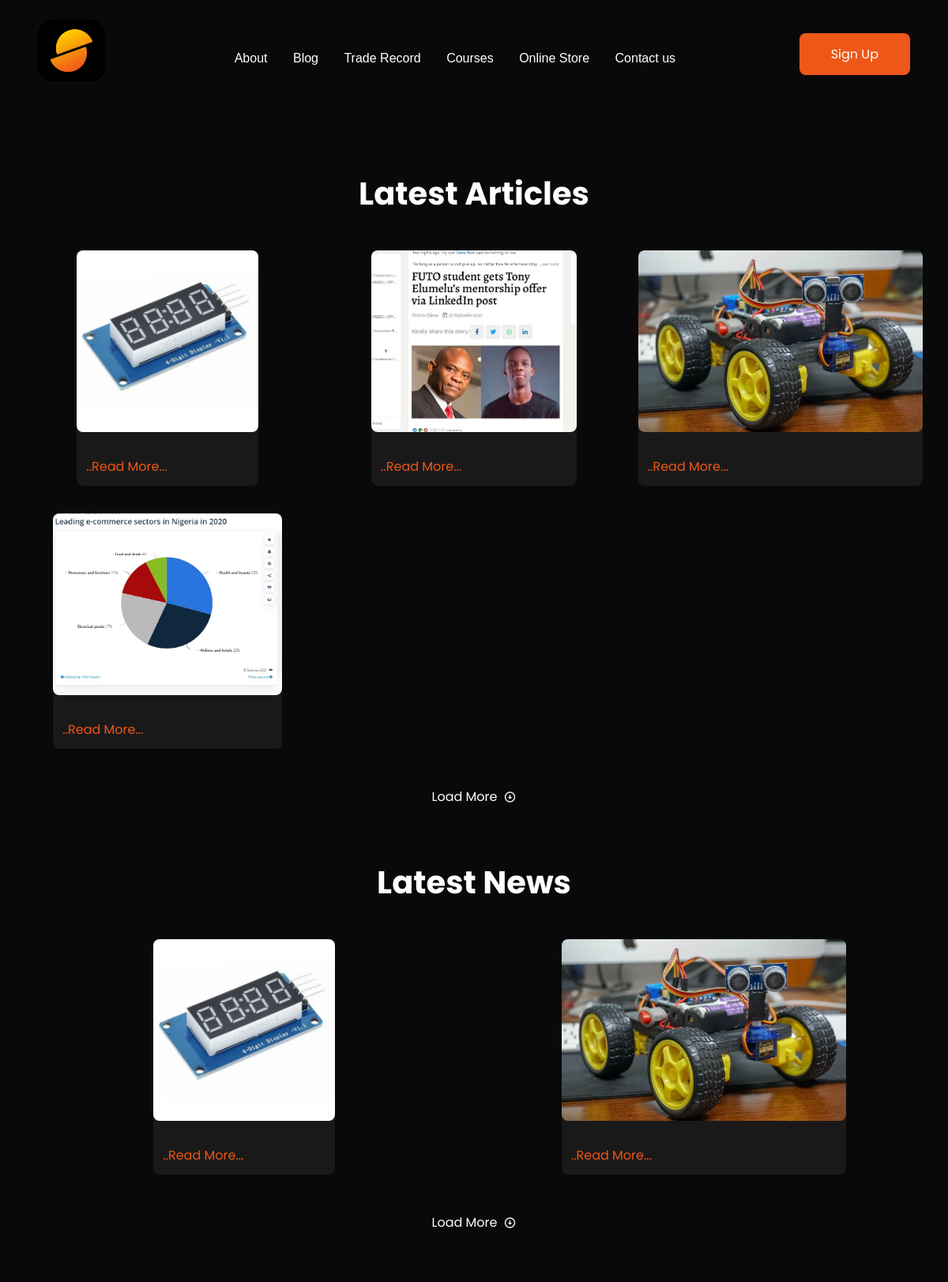
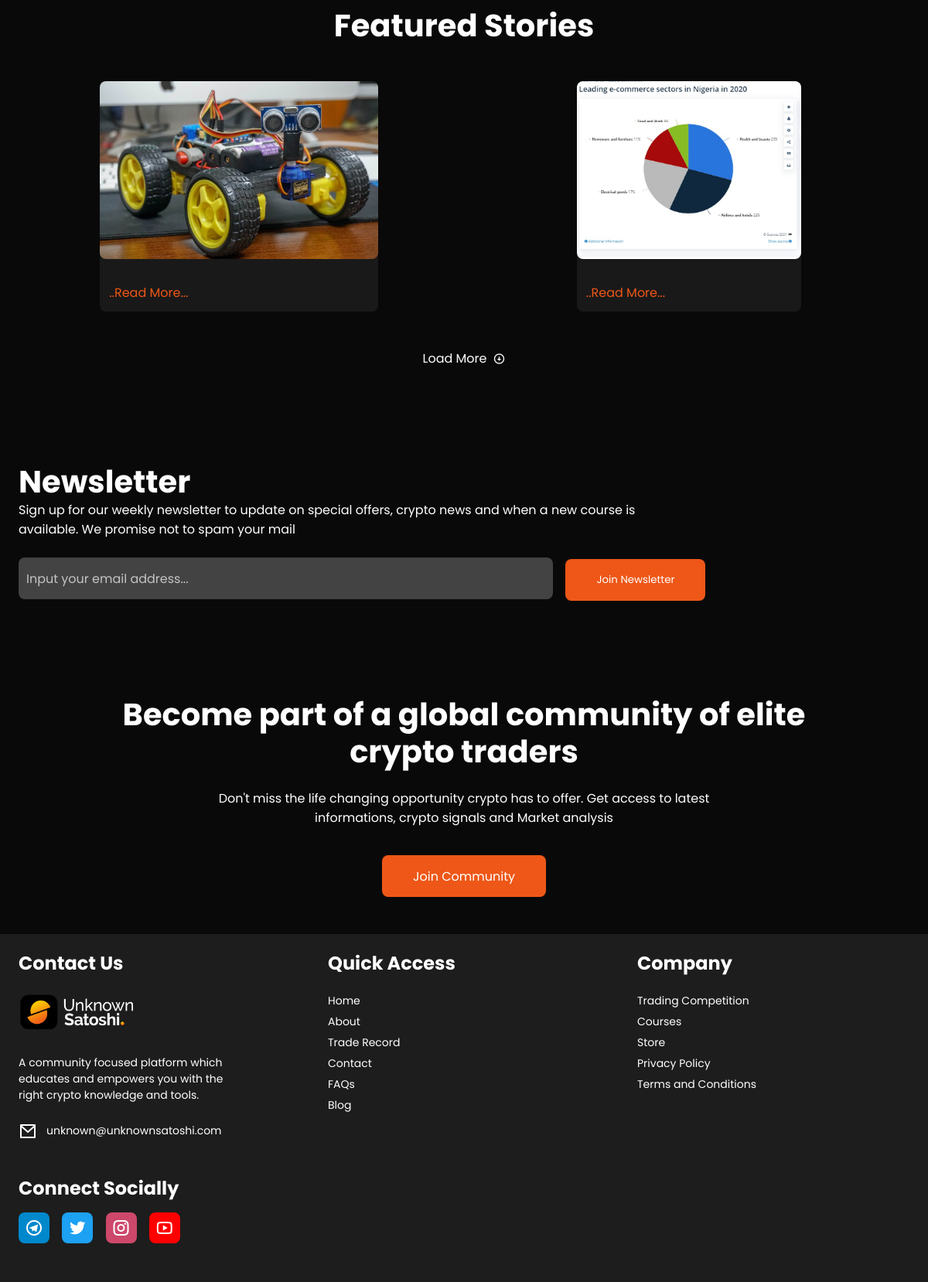
The page /blog/ on the database as committed earlier (2 pictures, top to bottom).
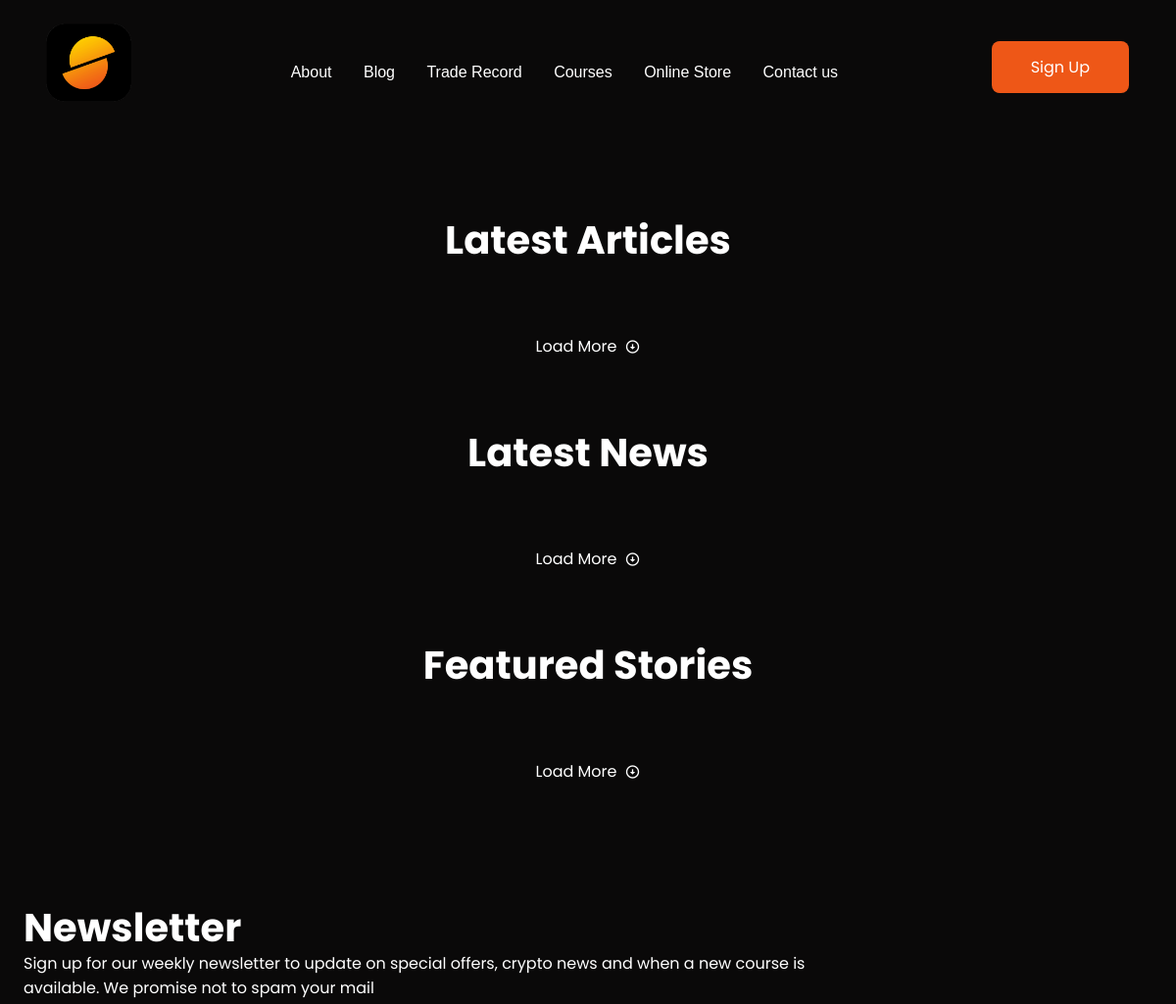
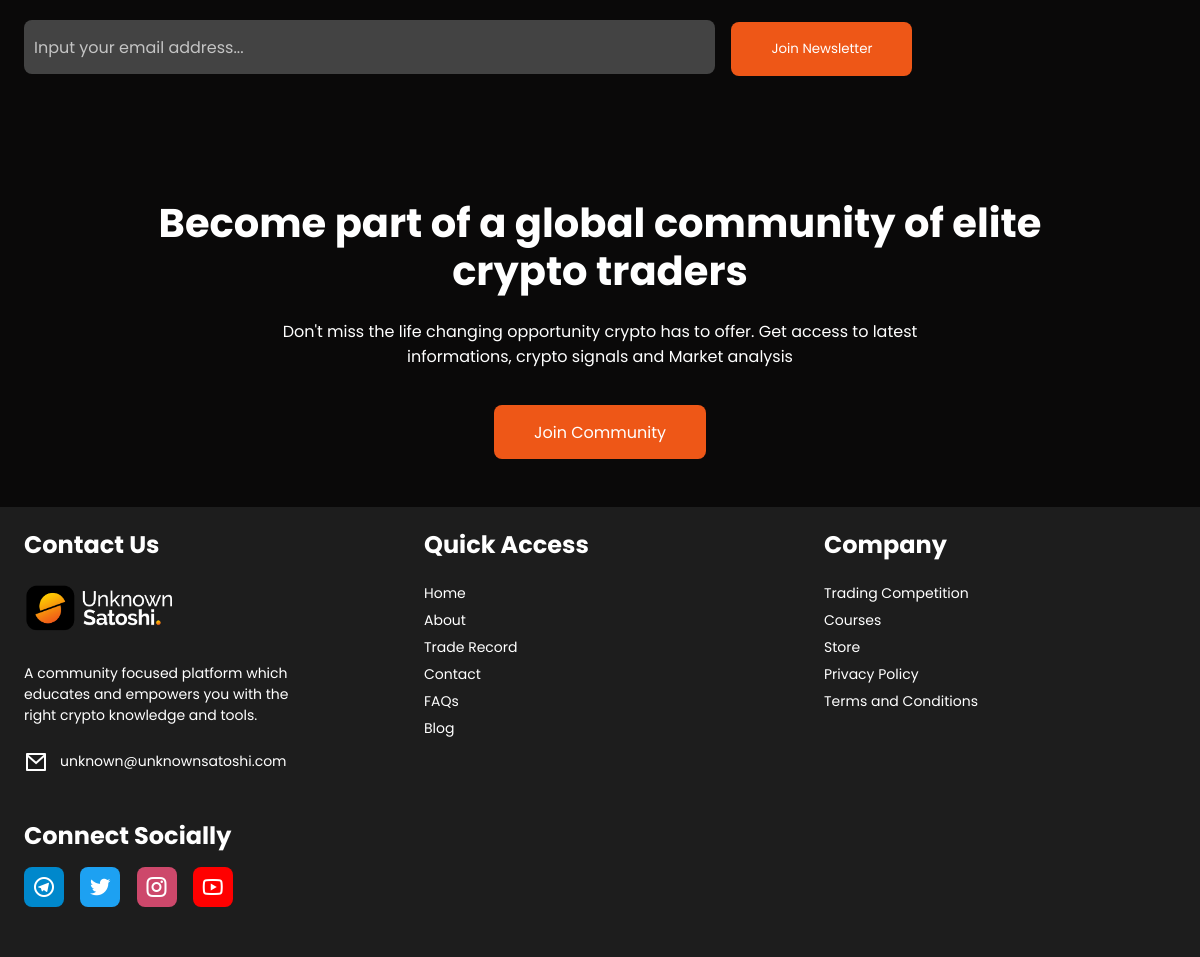
The same page on the database as committed later (2 pictures, top to bottom).
### cms/models.py (models this page shows, shortened)
class Blog(models.Model):
    title = models.CharField(max_length=200)
    slug = models.SlugField(blank=False, null=False)
    author = models.ForeignKey(User, on_delete=models.CASCADE, default=True)
    post = models.TextField()
    featured_stories = models.BooleanField(default=False)
    latest_news = models.BooleanField(default=False)
    latest_articles = models.BooleanField(default=False)
    featured_image = models.ImageField(null=True, blank=True, default="default.png")
    premium = models.BooleanField(default=False)
    id = models.UUIDField(default=uuid.uuid4, unique=True, primary_key=True, editable=False)
    def snippet(self):
        return self.post[:150]
    def get_absolute_url(self):
        return reverse("blog-detail", kwargs={"pk": self.pk})

### cms/views.py (the view)
# urls.py: path('blog/', views.blog, name='blog'),
def blog(request):
    template_name = 'cms/blog.html'
    blogs = Blog.objects.all()
    featured_story =Blog.objects.filter(featured_stories=True)
    latest_new =Blog.objects.filter(latest_news=True)
    latest_article =Blog.objects.filter(latest_articles=True)
    context = {
        'blogs':blogs,
        'featured_story':featured_story,
        'latest_new':latest_new,
        'latest_article':latest_article,
    }
    return render(request, template_name, context)

### cms/templates/cms/blog.html (shortened to what the changed rows need)
<!DOCTYPE html>
{% load static %}
<html lang="en">
<head>
    <link rel="stylesheet" type="text/css" href="{% static 'css/style.css' %}" />
    <link rel="stylesheet" type="text/css" href="https://cdnjs.cloudflare.com/ajax/libs/OwlCarousel2/2.2.1/assets/owl.carousel.min.css">
	<link rel="stylesheet" type="text/css" href="https://cdnjs.cloudflare.com/ajax/libs/OwlCarousel2/2.2.1/assets/owl.theme.default.min.css">
	<link href="https://cdn.jsdelivr.net/npm/remixicon@2.5.0/fonts/remixicon.css" rel="stylesheet">
</head>
<body>
	<div class="page-wrapper">
		<br>
        <section class="blog-post__section">
            <main class="article-section">
                <h2>Latest Articles</h2>
                <div class="blog-post__container">
                   {% for blog in latest_article %}
                    <div class="blog-post__card">
                        <a href="{{blog.get_absolute_url}}">
                            <img src="{{blog.featured_image.url }}" alt="demo image">
                            <div class="text-container">
                                <p>{{blog.snippet}}<a style="color: #EE5717;" href="{% url 'blog-detail' blog.pk%}">..Read More...</a></p>
                            </div>
                        </a>
                    </div>
                    {% endfor %}
            </main>
            <main class="news-section">
                <h2>Latest News</h2>
                <div class="blog-post__container">
                    {% for blog in latest_new %}
                    <div class="blog-post__card">
                        <a href="{% url 'blog-detail' blog.pk %}">
                            <img src="{{blog.featured_image.url }}" alt="demo image">
                            <div class="text-container">
                                <p>{{blog.snippet}}<a style="color: #EE5717;" href="{% url 'blog-detail' blog.pk %}">..Read More...</a></p>
                            </div>
                        </a>
                    </div>
                    {% endfor %}
                </div>
            </main>
            <main class="stories-section">
                <h2>Featured Stories</h2>
                <div class="blog-post__container">
                    {% for blog in featured_story %}
                        <div class="blog-post__card">
                            <a href="#">
                                <img src="{{blog.featured_image.url }}" alt="demo image">
                                <div class="text-container">
                                    <p>{{blog.snippet}}<a style="color: #EE5717;" href="{% url 'blog-detail' blog.pk %}">..Read More...</a> </p>
                                </div>
                            </a>
                        </div>
                    {% endfor %}
                </div>
            </main>
		</section>
		<section class="newsletter-section">
			<h2>Newsletter</h2>
		</section>
		<section class="join-community">
			<h2>Become part of a global community of elite crypto traders</h2>
		</section>
	</div>
</body>
</html>

Rows that differ between the two databases and show on the page:
removed Blog: featured_image (picture)
removed Blog: featured_image (picture), shown under "Latest Articles"
removed Blog: featured_image (placeholder picture)
removed Blog: featured_image (picture)
